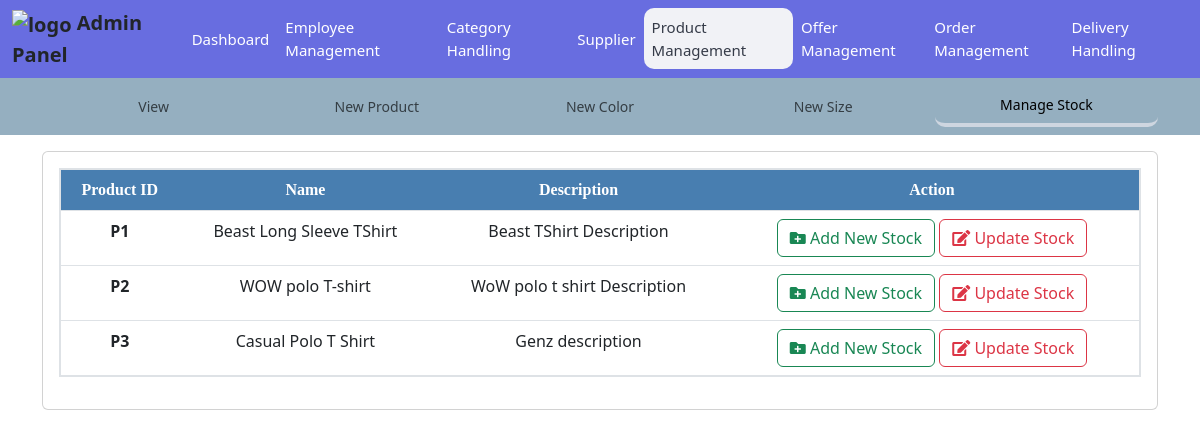
Page /adminPanel/manageStock.php on the committed database.
### tables this page shows
CREATE TABLE `product` (
  `Product_ID` varchar(11) NOT NULL,
  `Pro_Name` varchar(50) NOT NULL,
  `Pro_Desc` varchar(150) NOT NULL,
  `Pro_UnitPrice` decimal(10,0) NOT NULL,
  `Pro_SalePrice` decimal(10,0) NOT NULL,
  `Pro_IMG_1` longblob NOT NULL,
  `Pro_IMG_2` longblob NOT NULL,
  `Pro_IMG_3` longblob NOT NULL
);

### classes/DBConnect.php (called while the page is built, shortened)
<?php
class DatabaseConnection{
    public function __construct(){
        $connection = new mysqli(DB_Host,DB_User,DB_Password,DB_Database,DB_Port);
        return $this->conn = $connection;
    }
}
?>

### classes/ProductController.php (called while the page is built, shortened)
<?php
require_once "GenerateID.php";
class ProductController{
    public function __construct(){
        $db = new DatabaseConnection;
        $this->conn = $db ->conn;
    }
    public function getProductDataForStock(){
        $sql_get_data = "SELECT p.Product_ID,p.Pro_Name,p.Pro_Desc FROM product p";
        $results = $this->conn->query($sql_get_data);
        if($results->num_rows > 0){
            return $results;
        }else{
            return false;
        }
    }
}
?>

### classes/GenerateID.php (called while the page is built, shortened)
<?php
 class GenerateID{
    public function  __construct(){
        $db = new DatabaseConnection;
    }
 }
?>

### adminPanel/manageStock.php (the view, shortened to what this page needs)
<?php
include "ProductManagement.php"; ?>
<link rel="stylesheet" href="..\assets\css\admin-color-size-style.css">
<div class="container">
    <div class="card mt-3">
        <div class="card-body">
            <div class="table-responsive">
                <table class="table">
                    <thead>
                        <tr>
                        <th scope="col">Product ID</th>
                        <th scope="col">Name</th>
                        <th scope="col">Description</th>
                        <th scope="col">Action</th>
                        </tr>
                    </thead>
                    <tbody>
                        <?php
                            $results = $productObj->getProductDataForStock();
                            if($results){
                                foreach($results as $row){?>
                                    <tr>
                                    <th scope="row"><?=$row['Product_ID']?></th>
                                    <td><?=$row['Pro_Name']?></td>
                                    <td><?=$row['Pro_Desc']?></td>
                                    <td>
                                        <button class="btn btn-outline-success viewStockModal" data-productId = "<?=$row['Product_ID']?>"><i class="fas fa-folder-plus"></i> Add New Stock</button>
                                        <button class="btn btn-outline-danger updateStock" data-productId = "<?=$row['Product_ID']?>"><i class="fas fa-edit"></i> Update Stock</button>
                                    </td>
                                    </tr>
                            <?php
                            }
                            }else{
                                echo "<tr><td colspan='5'>No Records found</td></tr>";
                            }
                        ?>
                    </tbody>
                </table>
            </div>
        </div>
    </div>
<?php include "adminFooter.php"; ?>

### assets/css/admin-color-size-style.css (style rules this page uses)
table { border: 2px solid #273c75; text-align: center; }
table thead { font-family:'Times New Roman', Times, sans-serif; background-color: #487eb0; color: white; }

### rows in the picture
product: Product_ID "P1", Pro_Name "Beast Long Sleeve TShirt", Pro_Desc "Beast TShirt Description"
product: Product_ID "P2", Pro_Name "WOW polo T-shirt", Pro_Desc "WoW polo t shirt Description"
product: Product_ID "P3", Pro_Name "Casual Polo T Shirt", Pro_Desc "Genz description"
